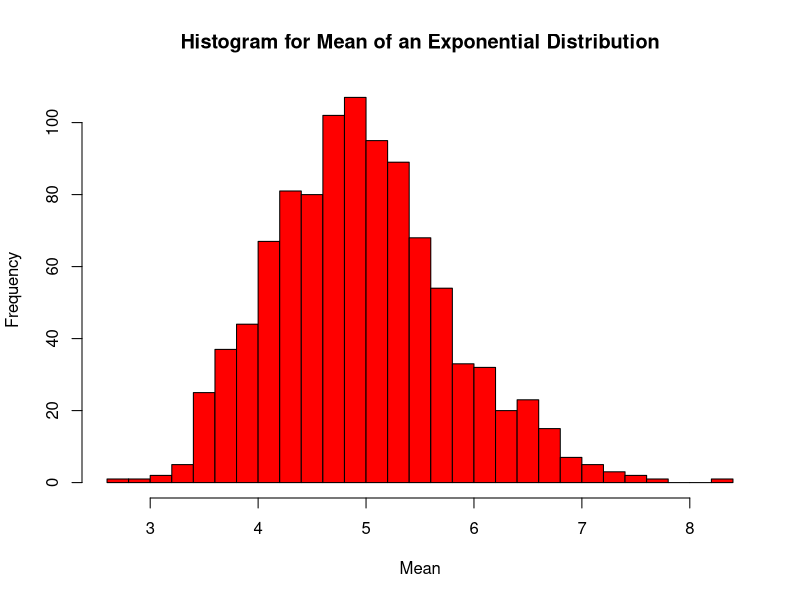

The R script that drew this image:
## ---- chunk 1

lambda <- .2
set.seed(6)

data <- replicate(1000, rexp(40,lambda))

Mean <- colMeans(data, na.rm = FALSE, dims = 1)
## ---- chunk 2
hist(Mean, 
     main="Histogram for Mean of an Exponential Distribution", 
     xlab="Mean", 
     col="red",
     breaks=20,)
## ---- chunk 3
Cmean <- mean(Mean)
Cmean
## ---- chunk 4
Tmean <- 1/(lambda)
Tmean
## ---- chunk 5
Cvar <- var(Mean)
Cvar
## ---- chunk 6
Tvar <- ((1/lambda)/(sqrt(40)))^2
Tvar
